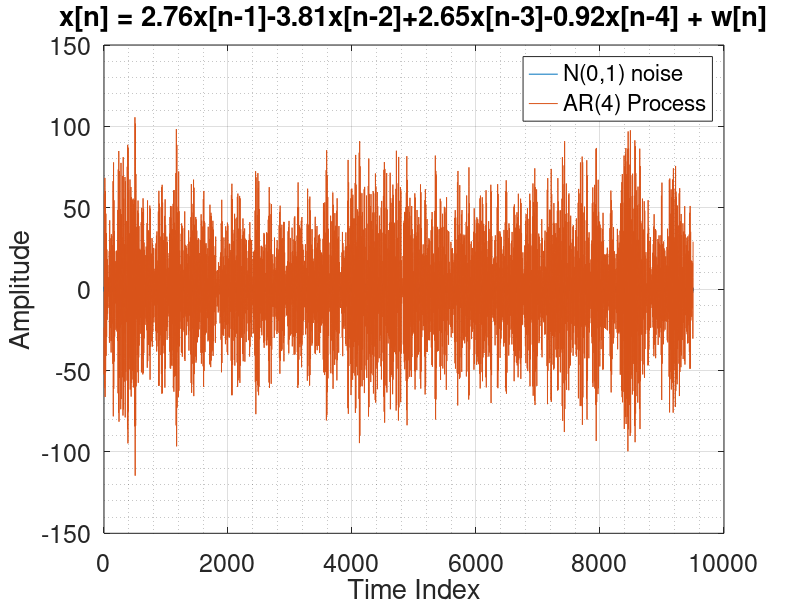
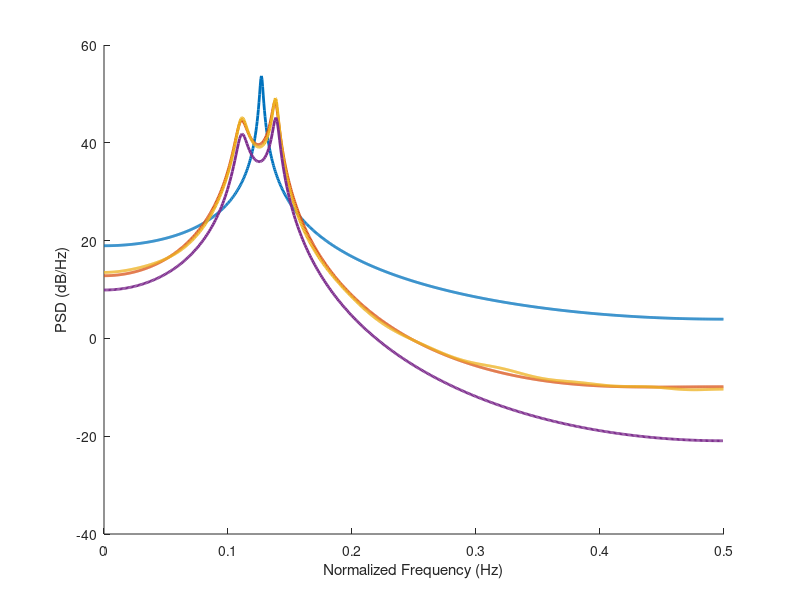

These figures' MATLAB source, in order: (Note: this script raises an error after producing the figures.)
N=10000;
noise = randn(N,1);
a = [2.76 -3.81 2.65 -0.92];
a = [1 -a];
x = filter(1,a,noise);
x = x(500:end);noise = noise(500:end); N_length = length(x);
figure(1);
plot(noise);hold on;plot(x);xlabel('Time Index');ylabel('Amplitude');title('x[n] = 2.76x[n-1]-3.81x[n-2]+2.65x[n-3]-0.92x[n-4] + w[n]');
legend('N(0,1) noise' , 'AR(4) Process')
grid on; grid minor;
set(gca,'FontSize',18)

figure(2);
[H,F] = freqz(1,a,[],1);
orders = [2 5 20];

for i = 1:length(orders)
    [Pxx,F_yulear] = pyulear(x,orders(i),1024,1); hold on;
    plot(F_yulear,10*log10(Pxx),'LineWidth',2);
end
plot(F,20*log10(abs(H)),'LineWidth',2); xlabel('Normalized Frequency (Hz)'); ylabel('PSD (dB/Hz)');title('Actual and Estimated PSD of AR(4) process, N = ' + string(N));
grid on ; grid minor; legend('AR(2)','AR(5)','AR(18)','Theoretical');
set(gca,'FontSize',18)

figure(3);
[arcoefs,E,K] = aryule(x,20);
pacf=-K;
stem(pacf,'filled','k');
xlabel('lag');ylabel('Partial ACF'); title('Partial Autocorrelation Sequence');xlim([1 15]);
uconf = 0.2;
lconf = -uconf; hold on;
plot([1 15],[1 1]'*[lconf uconf],'r--');grid on; grid minor;
legend('PACF of AR(4) process')
set(gca,'FontSize',18)



%%
figure(3);
xacf = xcorr(x,'unbiased'); % Autocorrelation of AR(4) process
EmpPSD = abs(fftshift(fft(xacf)));
freq = linspace(-0.5,0.5,2*N_length);
plot(freq, 10*log10(EmpPSD),'LineWidth',2); xlabel('Normalized Frequency (Hz)');ylabel('PSD (dB/Hz)');title('Empircal PSD Based on Data');
grid on; grid minor; set(gca, 'FontSize',18);legend('AR(4) Empirical PSD');



